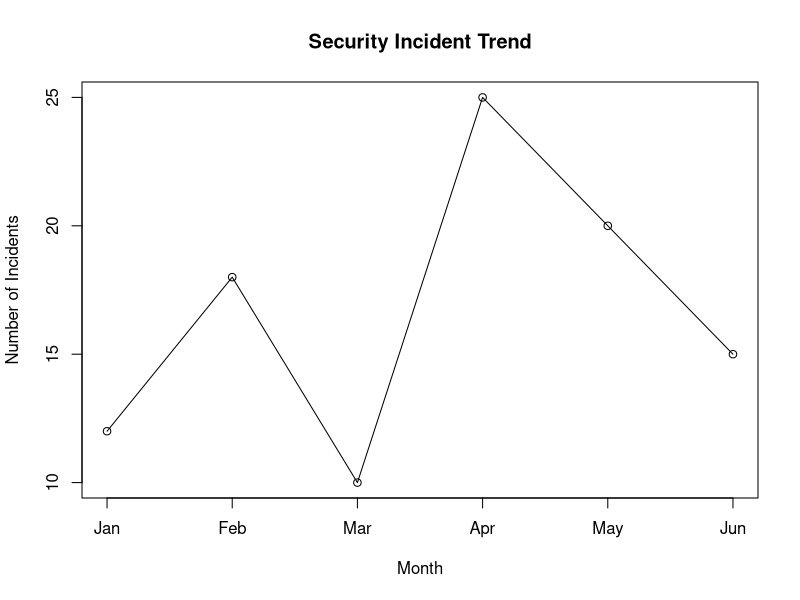

R code for this plot:
# Q25 - Security Incident Analysis

months <- c("Jan", "Feb", "Mar", "Apr", "May", "Jun")
incidents <- c(12, 18, 10, 25, 20, 15)

data <- data.frame(Month = months, Incidents = incidents)

print(data)

# Highest incident month
highest <- data$Month[which.max(data$Incidents)]

print(paste("Highest incidents:", highest))

# Monthly average
average <- mean(data$Incidents)

print(paste("Monthly average:", average))

# Line graph
plot(data$Incidents,
     type = "o",
     xaxt = "n",
     xlab = "Month",
     ylab = "Number of Incidents",
     main = "Security Incident Trend")

axis(1, at = 1:6, labels = months)
